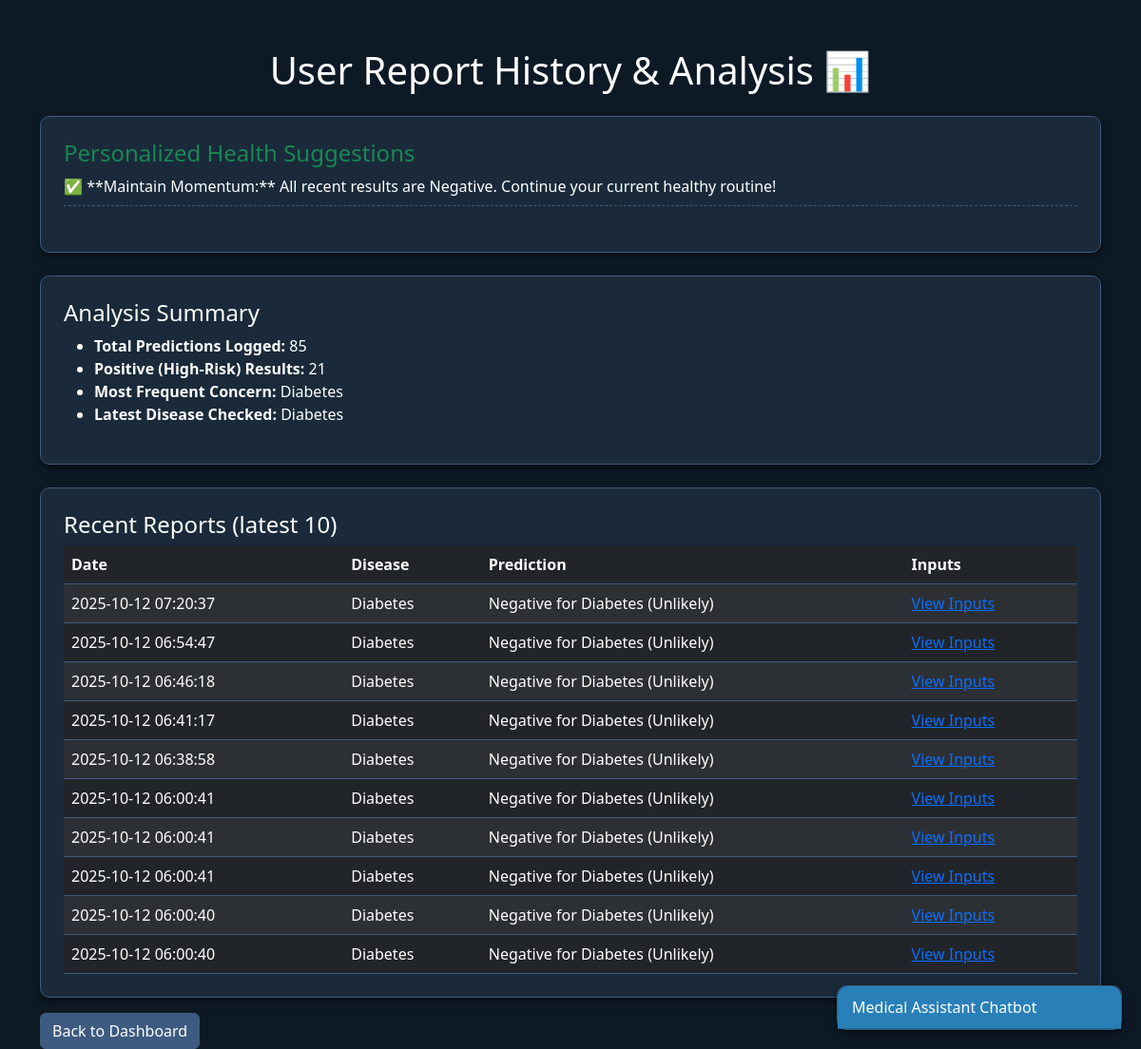
Page /report_analysis on the committed database.
### tables this page shows
CREATE TABLE reports (
            id INTEGER PRIMARY KEY AUTOINCREMENT,
            user_id INTEGER,
            disease TEXT NOT NULL,
            prediction TEXT NOT NULL,
            input_data TEXT NOT NULL,
            prediction_date TIMESTAMP DEFAULT CURRENT_TIMESTAMP,
            FOREIGN KEY (user_id) REFERENCES users (id)
        );

### app.py (the view)
@app.route('/report_analysis')
def report_analysis():
    conn = get_db_connection()
    reports = conn.execute('SELECT * FROM reports ORDER BY prediction_date DESC').fetchall()
    conn.close()
    if not reports:
        return render_template('report_history.html', analysis="No reports found.", suggestions=[Markup("Please submit a prediction first.")], history=[])
    reports_list = [dict(row) for row in reports]
    df = pd.DataFrame(reports_list)
    def safe_json_load(json_str):
        try:
            return json.loads(json_str)
        except (json.JSONDecodeError, TypeError):
            return {}
    df['parsed_input'] = df['input_data'].apply(safe_json_load)
    total_predictions = len(df)
    positive_results = df[df['prediction'].str.contains('Positive')].shape[0]
    most_common_disease = df['disease'].mode()[0] if not df['disease'].empty else 'N/A'
    latest_report = df.iloc[0]
    latest_inputs = latest_report['parsed_input']
    latest_disease = latest_report['disease']
    risk_consistency = df[df['prediction'].str.contains('Positive') &
                          (df['disease'] == latest_disease)].shape[0]
    glucose_status = ""
    if latest_disease == 'Diabetes' and 'Glucose' in latest_inputs:
        try:
            latest_glucose = float(latest_inputs['Glucose'])
            if latest_glucose > 125:
                glucose_status = f"Your latest Glucose ({latest_glucose}) is high. This is a primary risk factor."
            elif latest_glucose > 100:
                glucose_status = f"Your latest Glucose ({latest_glucose}) is slightly elevated. Monitor closely."
        except:
            pass
    suggestions = []
    if latest_report['prediction'].find('Positive') != -1:
        suggestions.append(Markup(f"🚨 **High Priority:** Your latest result for **{latest_disease}** is Positive. Seek professional medical consultation immediately."))
    if risk_consistency >= 2:
        suggestions.append(Markup(f"🔴 **Persistent Risk:** You have received **{risk_consistency}** high-risk warnings for {latest_disease}. This suggests a real trend; prioritize lifestyle changes."))
    if glucose_status:
        suggestions.append(Markup(f"🩸 **Glucose Alert:** {glucose_status}"))
    if latest_report['prediction'].find('Negative') != -1 and total_predictions > 5:
        suggestions.append(Markup("✅ **Maintain Momentum:** All recent results are Negative. Continue your current healthy routine!"))
    if not suggestions:
        suggestions.append(Markup("👍 **All Clear:** Continue monitoring your health regularly."))
    history_records = df[['prediction_date', 'disease', 'prediction', 'input_data']].head(10).to_dict('records')
    analysis = {
        'total': total_predictions,
        'positive': positive_results,
        'common': most_common_disease,
        'latest_disease': latest_disease,
    }
    return render_template('report_history.html',
                           analysis=analysis,
                           suggestions=suggestions,
                           history=history_records)

### app.py (called while the page is built)
def get_db_connection():
    conn = sqlite3.connect(DB_NAME)
    conn.row_factory = sqlite3.Row
    return conn

@app.template_filter('from_json')
@pass_context
def from_json_filter(context, value):
    try:
        return json.loads(value)
    except (json.JSONDecodeError, TypeError):
        return {}

### templates/report_history.html (shortened to what this page needs)
<!DOCTYPE html>
<html lang="en">
<head>
    <link href="https://cdn.jsdelivr.net/npm/bootstrap@5.3.2/dist/css/bootstrap.min.css" rel="stylesheet">
</head>
<body>
    <div class="container">
        <h1 class="text-center mb-4">User Report History & Analysis 📊</h1>
        <div class="card p-4 mb-4">
            <h4 class="card-title text-success">Personalized Health Suggestions</h4>
            {% if suggestions %}
                <ul class="list-unstyled">
                    {% for s in suggestions %}
                        <li class="mb-2">{{ s | safe }}</li>
                    {% endfor %}
                </ul>
            {% else %}
                <p>No suggestions available.</p>
            {% endif %}
        </div>
        <div class="card p-4 mb-4">
            <h4 class="card-title">Analysis Summary</h4>
            {% if analysis is string %}
                <p>{{ analysis }}</p>
            {% else %}
                <ul>
                    <li><strong>Total Predictions Logged:</strong> {{ analysis.total }}</li>
                    <li><strong>Positive (High-Risk) Results:</strong> {{ analysis.positive }}</li>
                    <li><strong>Most Frequent Concern:</strong> {{ analysis.common }}</li>
                    <li><strong>Latest Disease Checked:</strong> {{ analysis.latest_disease }}</li>
                </ul>
            {% endif %}
        </div>
        <div class="card p-4">
            <h4 class="card-title">Recent Reports (latest 10)</h4>
            {% if history and history|length > 0 %}
                <div class="table-responsive">
                    <table class="table table-striped table-dark mb-0">
                        <thead>
                            <tr>
                                <th>Date</th>
                                <th>Disease</th>
                                <th>Prediction</th>
                                <th>Inputs</th>
                            </tr>
                        </thead>
                        <tbody>
                            {% for r in history %}
                                <tr>
                                    <td>{{ r.prediction_date }}</td>
                                    <td>{{ r.disease }}</td>
                                    <td>{{ r.prediction }}</td>
                                    <td>
                                        <a href="#" class="view-inputs"
                                           data-input='{{ r.input_data | from_json | tojson }}'>View Inputs</a>
                                    </td>
                                </tr>
                            {% endfor %}
                        </tbody>
                    </table>
                </div>
            {% else %}
                <p>No history available.</p>
            {% endif %}
        </div>
        <a class="btn btn-secondary mt-3" href="/">Back to Dashboard</a>
    </div>
    <div class="chatbot-container" style="position: fixed; bottom: 20px; right: 20px; width: 300px; z-index: 1000;">
        <div class="card" id="chat-card">
            <div class="card-header bg-primary text-white" onclick="toggleChat()">
                Medical Assistant Chatbot
            </div>
        </div>
    </div>
</body>
</html>

### templates/report_history.html (style rules this page uses)
body { background-color: #0d1a26; color: #ffffff; }
.container { margin-top: 50px; }
.card { background-color: #1a2a3a; color: #ffffff; border: 1px solid #3d5a80; border-radius: 10px; box-shadow: 0 4px 8px rgba(0,0,0,0.5); }
.table { color: #e0e0e0; }
.table th, .table td { border-color: #3d5a80; }
.list-unstyled li { border-bottom: 1px dashed #3d5a80; padding-bottom: 8px; margin-bottom: 8px; }
.btn-secondary { background-color: #3d5a80; border-color: #3d5a80; }
.chatbot-container .card-header { padding: 10px 15px; border-radius: 10px 10px 0 0 !important; background-color: #2980b9 !important; cursor: pointer; }

### rows in the picture
reports: common "Diabetes", latest_disease "Diabetes", prediction_date "2025-10-12 07:20:37", disease "Diabetes", prediction "Negative for Diabetes (Unlikely)"
reports: prediction_date "2025-10-12 06:54:47", disease "Diabetes", prediction "Negative for Diabetes (Unlikely)"
reports: prediction_date "2025-10-12 06:46:18", disease "Diabetes", prediction "Negative for Diabetes (Unlikely)"
reports: prediction_date "2025-10-12 06:41:17", disease "Diabetes", prediction "Negative for Diabetes (Unlikely)"
reports: prediction_date "2025-10-12 06:38:58", disease "Diabetes", prediction "Negative for Diabetes (Unlikely)"
reports: prediction_date "2025-10-12 06:00:41", disease "Diabetes", prediction "Negative for Diabetes (Unlikely)"
reports: prediction_date "2025-10-12 06:00:41", disease "Diabetes", prediction "Negative for Diabetes (Unlikely)"
reports: prediction_date "2025-10-12 06:00:41", disease "Diabetes", prediction "Negative for Diabetes (Unlikely)"
reports: prediction_date "2025-10-12 06:00:40", disease "Diabetes", prediction "Negative for Diabetes (Unlikely)"
reports: prediction_date "2025-10-12 06:00:40", disease "Diabetes", prediction "Negative for Diabetes (Unlikely)"

### other values in the picture
{{ s | safe }} "✅ **Maintain Momentum:** All recent results are Negative. Continue your current healthy routine!"
{{ analysis.total }} "85"
{{ analysis.positive }} "21"
